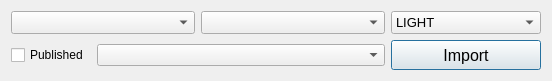
<?xml version="1.0" encoding="UTF-8"?>
<ui version="4.0">
 <class>MainWindow</class>
 <widget class="QDialog" name="MainWindow">
  <property name="geometry">
   <rect>
    <x>0</x>
    <y>0</y>
    <width>552</width>
    <height>76</height>
   </rect>
  </property>
  <property name="windowTitle">
   <string>MainWindow</string>
  </property>
  <layout class="QGridLayout" name="gridLayout_2">
   <item row="1" column="0">
    <widget class="QWidget" name="widget_2" native="true">
     <layout class="QHBoxLayout" name="horizontalLayout">
      <property name="spacing">
       <number>6</number>
      </property>
      <property name="leftMargin">
       <number>0</number>
      </property>
      <property name="topMargin">
       <number>0</number>
      </property>
      <property name="rightMargin">
       <number>0</number>
      </property>
      <property name="bottomMargin">
       <number>0</number>
      </property>
      <item>
       <widget class="QCheckBox" name="cb_published">
        <property name="maximumSize">
         <size>
          <width>80</width>
          <height>16777215</height>
         </size>
        </property>
        <property name="text">
         <string>Published</string>
        </property>
       </widget>
      </item>
      <item>
       <widget class="QComboBox" name="cb_name"/>
      </item>
     </layout>
    </widget>
   </item>
   <item row="0" column="0">
    <widget class="QWidget" name="centralwidget" native="true">
     <layout class="QGridLayout" name="gridLayout">
      <property name="leftMargin">
       <number>0</number>
      </property>
      <property name="topMargin">
       <number>0</number>
      </property>
      <property name="rightMargin">
       <number>0</number>
      </property>
      <property name="bottomMargin">
       <number>0</number>
      </property>
      <property name="horizontalSpacing">
       <number>0</number>
      </property>
      <property name="verticalSpacing">
       <number>6</number>
      </property>
      <item row="0" column="0" colspan="2">
       <widget class="QWidget" name="widget" native="true">
        <layout class="QHBoxLayout" name="horizontalLayout_2">
         <property name="spacing">
          <number>6</number>
         </property>
         <property name="leftMargin">
          <number>0</number>
         </property>
         <property name="topMargin">
          <number>0</number>
         </property>
         <property name="rightMargin">
          <number>0</number>
         </property>
         <property name="bottomMargin">
          <number>0</number>
         </property>
         <item>
          <widget class="QComboBox" name="cb_project">
           <property name="font">
            <font>
             <pointsize>10</pointsize>
            </font>
           </property>
          </widget>
         </item>
         <item>
          <widget class="QComboBox" name="cb_shot">
           <property name="font">
            <font>
             <pointsize>10</pointsize>
            </font>
           </property>
          </widget>
         </item>
        </layout>
       </widget>
      </item>
     </layout>
    </widget>
   </item>
   <item row="0" column="1">
    <widget class="QComboBox" name="cb_type">
     <property name="font">
      <font>
       <pointsize>10</pointsize>
      </font>
     </property>
     <item>
      <property name="text">
       <string>LIGHT</string>
      </property>
     </item>
     <item>
      <property name="text">
       <string>FX</string>
      </property>
     </item>
    </widget>
   </item>
   <item row="1" column="1">
    <widget class="QPushButton" name="pb_import">
     <property name="minimumSize">
      <size>
       <width>100</width>
       <height>30</height>
      </size>
     </property>
     <property name="maximumSize">
      <size>
       <width>150</width>
       <height>16777215</height>
      </size>
     </property>
     <property name="font">
      <font>
       <pointsize>12</pointsize>
      </font>
     </property>
     <property name="text">
      <string>Import</string>
     </property>
    </widget>
   </item>
  </layout>
 </widget>
 <resources/>
 <connections/>
</ui>
